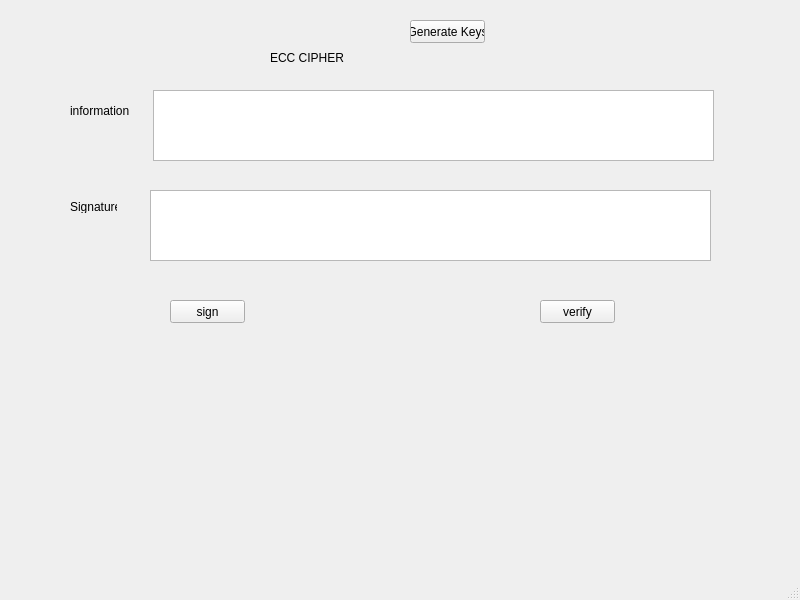
<?xml version="1.0" encoding="UTF-8"?>
<ui version="4.0">
 <class>MainWindow</class>
 <widget class="QMainWindow" name="MainWindow">
  <property name="geometry">
   <rect>
    <x>0</x>
    <y>0</y>
    <width>800</width>
    <height>600</height>
   </rect>
  </property>
  <property name="windowTitle">
   <string>MainWindow</string>
  </property>
  <widget class="QWidget" name="centralwidget">
   <widget class="QLabel" name="label">
    <property name="geometry">
     <rect>
      <x>270</x>
      <y>50</y>
      <width>231</width>
      <height>16</height>
     </rect>
    </property>
    <property name="text">
     <string>ECC CIPHER</string>
    </property>
   </widget>
   <widget class="QPushButton" name="btn_gen_keys">
    <property name="geometry">
     <rect>
      <x>410</x>
      <y>20</y>
      <width>75</width>
      <height>23</height>
     </rect>
    </property>
    <property name="text">
     <string>Generate Keys</string>
    </property>
   </widget>
   <widget class="QLabel" name="label_2">
    <property name="geometry">
     <rect>
      <x>70</x>
      <y>100</y>
      <width>61</width>
      <height>21</height>
     </rect>
    </property>
    <property name="text">
     <string>information</string>
    </property>
   </widget>
   <widget class="QLabel" name="label_3">
    <property name="geometry">
     <rect>
      <x>70</x>
      <y>200</y>
      <width>47</width>
      <height>13</height>
     </rect>
    </property>
    <property name="text">
     <string>Signature</string>
    </property>
   </widget>
   <widget class="QPlainTextEdit" name="txt_info">
    <property name="geometry">
     <rect>
      <x>153</x>
      <y>90</y>
      <width>561</width>
      <height>71</height>
     </rect>
    </property>
   </widget>
   <widget class="QPlainTextEdit" name="txt_sign">
    <property name="geometry">
     <rect>
      <x>150</x>
      <y>190</y>
      <width>561</width>
      <height>71</height>
     </rect>
    </property>
   </widget>
   <widget class="QPushButton" name="btn_sign">
    <property name="geometry">
     <rect>
      <x>170</x>
      <y>300</y>
      <width>75</width>
      <height>23</height>
     </rect>
    </property>
    <property name="text">
     <string>sign</string>
    </property>
   </widget>
   <widget class="QPushButton" name="btn_verify">
    <property name="geometry">
     <rect>
      <x>540</x>
      <y>300</y>
      <width>75</width>
      <height>23</height>
     </rect>
    </property>
    <property name="text">
     <string>verify</string>
    </property>
   </widget>
  </widget>
  <widget class="QMenuBar" name="menubar">
   <property name="geometry">
    <rect>
     <x>0</x>
     <y>0</y>
     <width>800</width>
     <height>21</height>
    </rect>
   </property>
  </widget>
  <widget class="QStatusBar" name="statusbar"/>
 </widget>
 <resources/>
 <connections/>
</ui>
